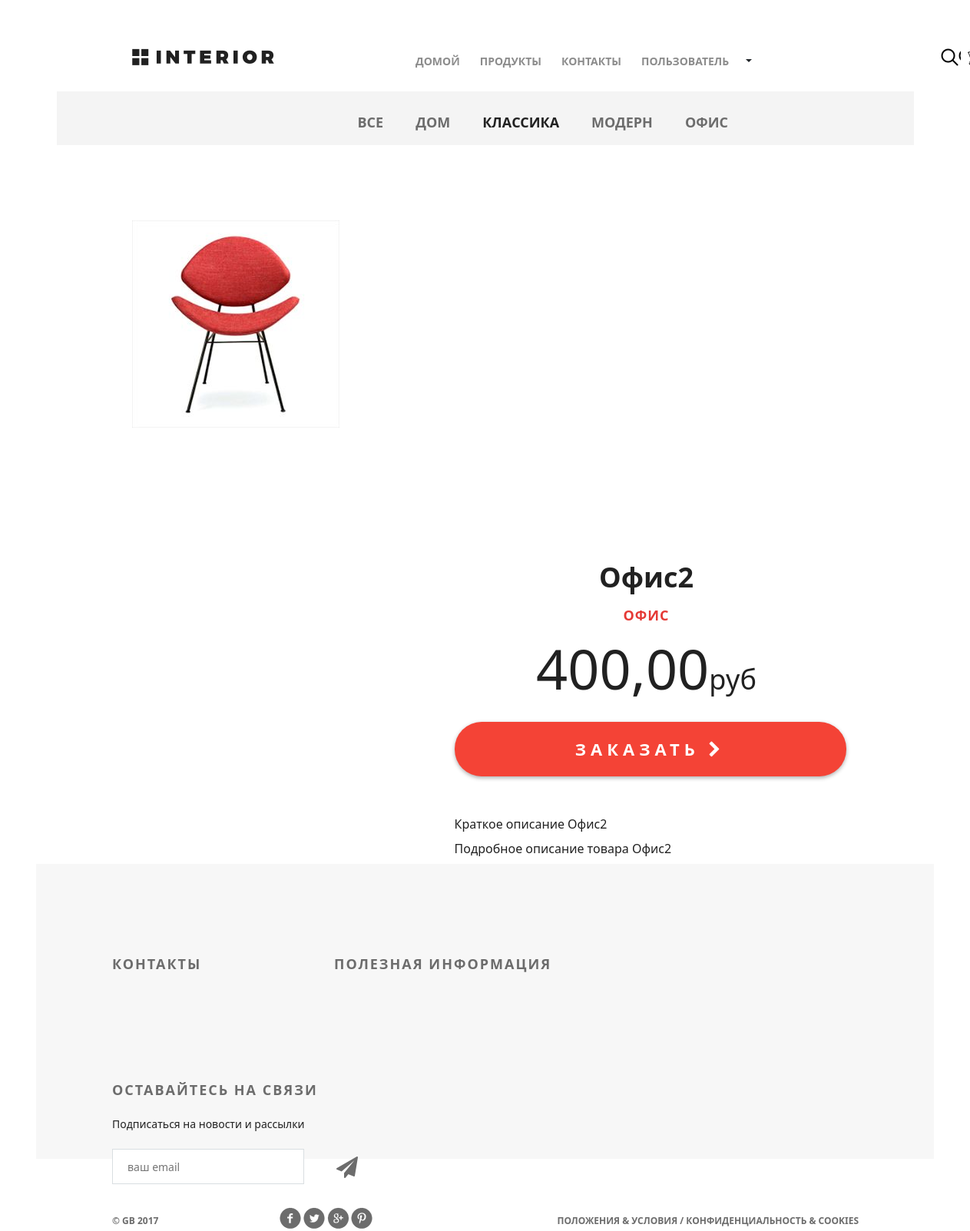
/products/product/4/ (signed in), run on an earlier commit of the app's database.
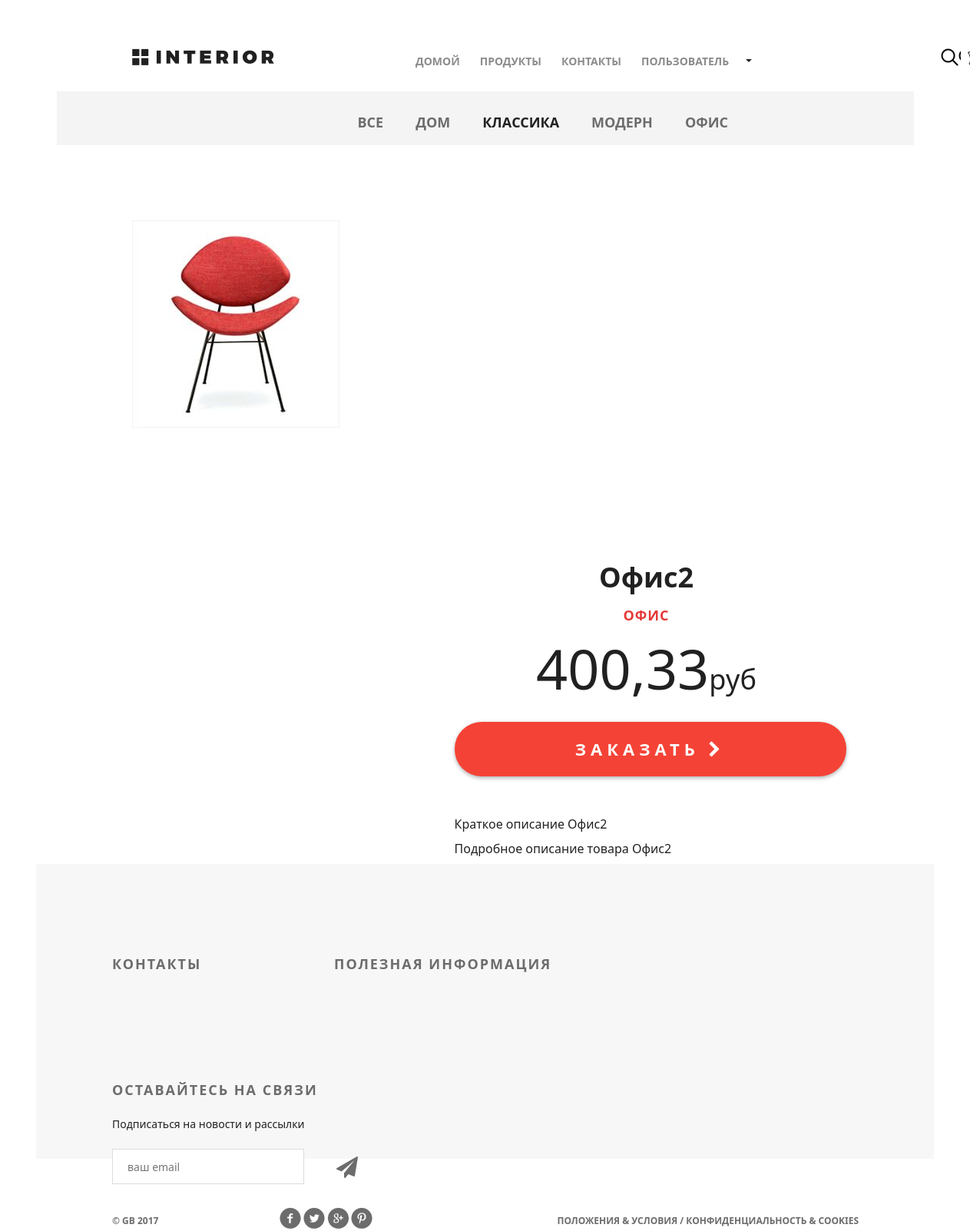
And on a later commit of the database.
### mainapp/models.py (models this page shows, shortened)
class Product(models.Model):
    category = models.ForeignKey(Category, on_delete=models.CASCADE, verbose_name='Категория', related_name='products')
    name = models.CharField(max_length=255, verbose_name='Название')
    image = models.ImageField(upload_to='product', blank=True, null=True, verbose_name='Изображение')
    shot_desc = models.CharField(max_length=255, verbose_name='Краткое описание')
    description = models.TextField(verbose_name='Описание')
    price = models.DecimalField(max_digits=8, decimal_places=2, verbose_name='Цена')
    quantity = models.PositiveSmallIntegerField(default=0, verbose_name='Количество')
    is_active = models.BooleanField(default=True, verbose_name='Активен')
    class Meta:
        verbose_name = 'продукт'
        verbose_name_plural = 'продукты'

class Category(models.Model):
    name = models.CharField(max_length=255, verbose_name='Название', unique=True)
    description = models.TextField(verbose_name='Описание')
    is_active = models.BooleanField(default=True, verbose_name='Активен')
    class Meta:
        verbose_name = 'категория'
        verbose_name_plural = 'категории'
        ordering = ('name', )    # Индексация по нужному полю # Сортировка по какому полю

### mainapp/views.py (the view)
# urls.py: path('product/<int:pk>/', product, name='product_item')
def product(request, pk):
    product_item = get_object_or_404(Product, pk=pk)
    context = {
        'product': product_item,
        'links_menu': Category.objects.all(),
    }
    return render(request, 'mainapp/product.html', context)

### basketapp/models.py (called while the page is built)
    @property
    def product_cost(self):     # Стоимость продукта
        return self.product.price * self.quantity

    @property
    def total_quantity(self):   # Общая численность
        _items = Basket.objects.filter(user=self.user)
        return sum(list(_items.values_list('quantity', flat=True)))

    @property
    def total_cost(self):       # Общая стоимость
        _items = Basket.objects.filter(user=self.user)
        return sum(list(map(lambda x: x.product_cost, _items)))

### mainapp/context_processors.py (called while the page is built)
def basket(request):
    print(f'context processor basket works')
    basket = []
    if request.user.is_authenticated:
        basket = Basket.objects.filter(user=request.user)
    return {
        'basket': basket,
        }

### mainapp/templates/mainapp/product.html
{% extends 'mainapp/base.html' %}
{% load static %}
{% block menu %}
		<div class="hero-white">
			<div class="header clearfix">
				{% include 'mainapp/includes/inc_main_menu.html' %}
			</div>
		</div>
{% endblock %}
{% block content %}
		<div class="details">
			<div class="links clearfix">
				{% include 'mainapp/includes/inc_products_menu.html' %}
			</div>
			<div class="details-products">
				<div class="details-slider">
					<div class="slider-product">
						<img src="/media/{{ product.image }}">
					</div>
				</div>
				<div class="description">
					<h3 class="big-bold">{{ product.name }}</h3>
					<h3 class="red">{{ product.category.name }}</h3>
					<p class="price">{{ product.price|floatformat:2 }}<span>руб</span></p>
					<a href="{% url 'basket:add' product.pk %}" class="red-button">
						заказать <i class="fa fa-chevron-right" aria-hidden="true"></i>
					</a>
					<div class="description-text">
						<p>{{ product.shot_desc }}</p>
						<p>{{ product.description }}</p>
					</div>
				</div>
			</div>
		</div>
{% endblock %}

What changed in the data, as far as the page shows it:
changed Product "Офис2": price "400,00" → "400,33"
